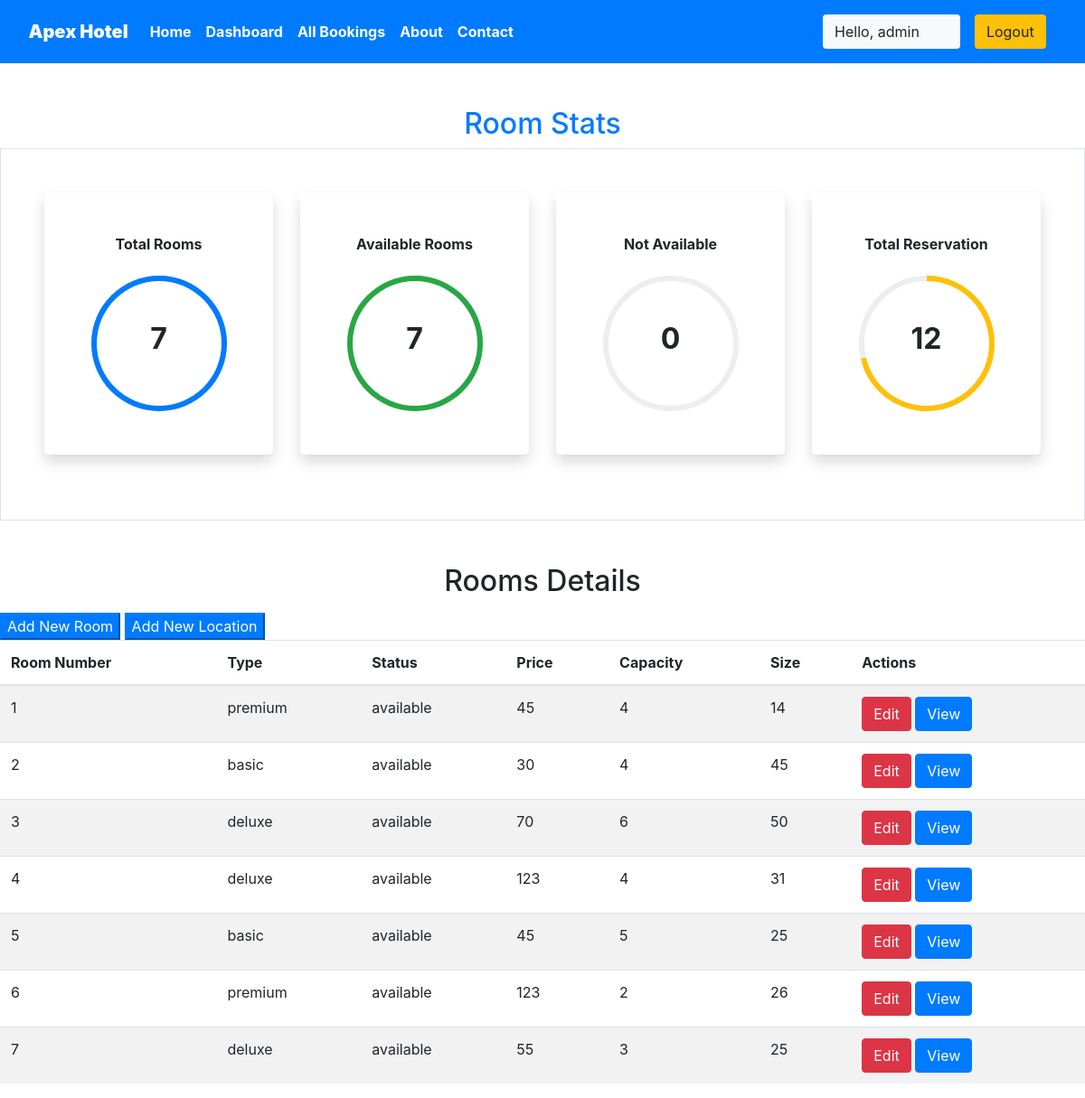
Page /staff/panel (signed in) on the committed database.
### krishna/models.py (models this page shows, shortened)
class Rooms(models.Model):
    ROOM_STATUS = (
    ("1", "available"),
    ("2", "not available"),
    )
    ROOM_TYPE = (
    ("1", "premium"),
    ("2", "deluxe"),
    ("3","basic"),
    )
    room_type = models.CharField(max_length=50,choices = ROOM_TYPE)
    capacity = models.IntegerField()
    price = models.IntegerField()
    size = models.IntegerField()
    hotel = models.ForeignKey(Hotels, on_delete = models.CASCADE)
    status = models.CharField(choices =ROOM_STATUS,max_length = 15)
    roomnumber = models.IntegerField()

### krishna/views.py (the view)
# urls.py: path('staff/panel', views.panel,name="staffpanel"),
@login_required(login_url='/staff')
def panel(request):
    if request.user.is_staff == False:
        return HttpResponse('Access Denied')
    rooms = Rooms.objects.all()
    total_rooms = len(rooms)
    available_rooms = len(Rooms.objects.all().filter(status='1'))
    unavailable_rooms = len(Rooms.objects.all().filter(status='2'))
    reserved = len(Reservation.objects.all())
    hotel = Hotels.objects.values_list('location','id').distinct().order_by()
    response = render(request,'staff/panel.html',{'location':hotel,'reserved':reserved,'rooms':rooms,'total_rooms':total_rooms,'available':available_rooms,'unavailable':unavailable_rooms})
    return HttpResponse(response)

### krishna/templatetags/app_tags.py (called while the page is built)
@register.filter
def percentage(value1,value2=100):
    return int(value1)/int(value2)*100

### templates/staff/panel.html (shortened to what this page needs)
{% extends 'basic.html' %} {% block title %} staff panel {% endblock title %}  {% block body %}
<section class="my-5 ">
    {%load app_tags%}
    <h2 class="text-center text-primary">Room Stats</h2>
    <div class="container-fluid px-5 py-5 border">
        <div class="row">
            <div class="col-xl-3 col-lg-6 col-sm-12 mb-4 ">
                <div class="bg-white rounded-lg p-5 shadow">
                    <h2 class="h6 font-weight-bold text-center mb-4">Total Rooms</h2>
                    <div class="progress mx-auto" data-value={{ total_rooms|percentage:total_rooms}}>
                        <span class="progress-left">
                                    <span class="progress-bar border-primary"></span>
                        </span>
                        <span class="progress-right">
                                    <span class="progress-bar border-primary"></span>
                        </span>
                        <div class="progress-value w-100 h-100 rounded-circle d-flex align-items-center justify-content-center">
                            <div class="h2 font-weight-bold">{{ total_rooms}}</div>
                        </div>
                    </div>
                </div>
            </div>
            <div class="col-xl-3 col-lg-6 col-sm-12 mb-4">
                <div class="bg-white rounded-lg p-5 shadow">
                    <h2 class="h6 font-weight-bold text-center mb-4">Available Rooms</h2>
                    <div class="progress mx-auto" data-value={{ available|percentage:total_rooms}}>
                        <span class="progress-left">
                                    <span class="progress-bar border-success"></span>
                        </span>
                        <span class="progress-right">
                                    <span class="progress-bar border-success"></span>
                        </span>
                        <div class="progress-value w-100 h-100 rounded-circle d-flex align-items-center justify-content-center">
                            <div class="h2 font-weight-bold">{{ available}}</div>
                        </div>
                    </div>
                </div>
            </div>
            <div class="col-xl-3 col-lg-6 col-sm-12 mb-4">
                <div class="bg-white rounded-lg p-5 shadow">
                    <h2 class="h6 font-weight-bold text-center mb-4">Not Available</h2>
                    <div class="progress mx-auto" data-value={{ unavailable|percentage:total_rooms}}>
                        <span class="progress-left">
                        </span>
                        <span class="progress-right">
                        </span>
                        <div class="progress-value w-100 h-100 rounded-circle d-flex align-items-center justify-content-center">
                            <div class="h2 font-weight-bold">{{ unavailable}}</div>
                        </div>
                    </div>
                </div>
            </div>
            <div class="col-xl-3 col-lg-6 col-sm-12 mb-4">
                <div class="bg-white rounded-lg p-5 shadow">
                    <h2 class="h6 font-weight-bold text-center mb-4">Total Reservation</h2>
                    <div class="progress mx-auto" data-value={{reserved |percentage:total_rooms}}>
                        <span class="progress-left">
                                    <span class="progress-bar border-warning"></span>
                        </span>
                        <span class="progress-right">
                                    <span class="progress-bar border-warning"></span>
                        </span>
                        <div class="progress-value w-100 h-100 rounded-circle d-flex align-items-center justify-content-center">
                            <div class="h2 font-weight-bold">{{reserved}}</div>
                        </div>
                    </div>
                </div>
            </div>
        </div>
    </div>
</section>
<h2 class="text-center pb-2">Rooms Details</h2>
<Button class="btn-group btn-primary" data-toggle="modal" data-target="#newroom">Add New Room</Button>
<Button class="btn-group btn-primary " data-toggle="modal" data-target="#newlocation">Add New Location</Button>
<table class="table table-striped  ">
    <thead>
        <th>Room Number</th>
        <th>Type</th>
        <th>Status</th>
        <th>Price</th>
        <th>Capacity</th>
        <th>Size</th>
        <th colspan="2">Actions</th>
    </thead>
    {% if rooms %} {% for each_room in rooms %}
    <tr>
        <td>{{each_room.roomnumber}}</td>
        <td>{{each_room.get_room_type_display}}</td>
        <td>{{each_room.get_status_display}}</td>
        <td>{{each_room.price}}</td>
        <td>{{each_room.capacity}}</td>
        <td>{{each_room.size}}</td>
        <td colspan="2">
            <a href="/staff/panel/edit-room?roomid={{each_room.id}}"><Button class="btn btn-danger">Edit</Button></a>
            <a href="/staff/panel/view-room?roomid={{each_room.id}}"><Button class="btn btn-primary">View</Button></a>
        </td>
    </tr>
    {% endfor %} {% endif %}
</table>
{% endblock body %}

### templates/basic.html (shortened to what this page needs)
{% load static %}
<!DOCTYPE html>
<!DOCTYPE html>
<html lang="en">
<head>
    <link rel="stylesheet" href="{% static 'css\all.css' %}">
    <link rel="stylesheet" href="{% static 'bootstrap\bootstrap.css' %}">
    <link rel="stylesheet" href="{% static 'css\bootstrap.min.css' %}" >
</head>
<body style="dbackground-image: url('https://source.unsplash.com/random');height: 100%;">
    <div class="container-fluid px-0">
        <nav class="navbar navbar-expand-lg navbar-dark bg-primary font-weight-bold">
            <a class="navbar-brand text-bold bg-black " href="/"><i class="fas fa-hotel text-warning"></i><b>Apex Hotel</b></a>
            <div class="collapse navbar-collapse " id="navbarSupportedContent">
                <ul class="navbar-nav mr-auto ">
                    <li class="nav-item active">
                        <a class="nav-link text-bold " href="/home"> Home</a>
                    </li>
                    {% if user.is_staff %}
                    <li class="nav-item active">
                        <a class="nav-link text-bold" href="/staff/panel">Dashboard </a>
                    </li>
                    {% elif user.is_staff == False and user.is_authenticated %}
                    <li class="nav-item active">
                            <a class="nav-link text-bold" href="/user/bookings">My Bookings </a>
                        </li>
                    {% endif %}
                    {% if user.is_staff %}
                    <li class="nav-item active">
                            <a class="nav-link text-bold" href="/staff/allbookings">All Bookings </a>
                        </li>
                    {% endif %}
                    <li class="nav-item active">
                        <a class="nav-link text-bold" href="/about">About</a>
                    </li>
                    <li class="nav-item active">
                        <a class="nav-link text-bold" href="/contact">Contact </a>
                    </li>
                </ul>
                {% if user.is_authenticated %}
                      <button class="btn btn-group bg-light" data-toggle="modal" data-target="#forlogin">
                       Hello, {{request.user}}
                       <a href="/logout" class="nav-link">
                    <button class="btn btn-group bg-warning" data-toggle="modal" data-target="#forlogin">
                        Logout
                    </button></a>&nbsp; &nbsp;
                    </button>
                {% endif %}
            </div>
        </nav>
    </div>
    {% block body %}
    {% endblock body %}
</body>
</html>

### static/css/all.css (style rules this page uses)
.fa,.fab,.fal,.far,.fas { -moz-osx-font-smoothing:grayscale;-webkit-font-smoothing:antialiased;display:inline-block;font-style:normal;font-variant:normal;text-rendering:auto;line-height:1 }
.fa-hotel:before { content:"\f594" }
.fa,.far,.fas { font-family:"Font Awesome 5 Free" }
.fa,.fas { font-weight:900 }

### templates/staff/panel.html (style rules this page uses)
.progress { width: 150px; height: 150px; background: none; position: relative; }
.progress::after { content: ""; width: 100%; height: 100%; border-radius: 50%; border: 6px solid #eee; position: absolute; top: 0; left: 0; }
.progress>span { width: 50%; height: 100%; overflow: hidden; position: absolute; top: 0; z-index: 1; }
.progress .progress-left { left: 0; }
.progress .progress-bar { width: 100%; height: 100%; background: none; border-width: 6px; border-style: solid; position: absolute; top: 0; }
.progress .progress-left .progress-bar { left: 100%; border-top-right-radius: 80px; border-bottom-right-radius: 80px; border-left: 0; -webkit-transform-origin: center left; transform-origin: center left; }
.progress .progress-right { right: 0; }
.progress .progress-right .progress-bar { left: -100%; border-top-left-radius: 80px; border-bottom-left-radius: 80px; border-right: 0; -webkit-transform-origin: center right; transform-origin: center right; }
.progress .progress-value { position: absolute; top: 0; left: 0; }
body { min-height: 100vh; }
.rounded-lg { border-radius: 1rem; }

### templates/basic.html (style rules this page uses)
a { text-decoration: none; }

### rows in the picture
Rooms: roomnumber "1", room_type "premium", status "available", price "45", capacity "4", size "14"
Rooms: roomnumber "2", room_type "basic", status "available", price "30", capacity "4", size "45"
Rooms: roomnumber "3", room_type "deluxe", status "available", price "70", capacity "6", size "50"
Rooms: roomnumber "4", room_type "deluxe", status "available", price "123", capacity "4", size "31"
Rooms: roomnumber "5", room_type "basic", status "available", price "45", capacity "5", size "25"
Rooms: roomnumber "6", room_type "premium", status "available", price "123", capacity "2", size "26"
Rooms: roomnumber "7", room_type "deluxe", status "available", price "55", capacity "3", size "25"

### other values in the picture
{{ request.user }} "admin"
{{ total_rooms }} "7"
{{ available }} "7"
{{ unavailable }} "0"
{{ reserved }} "12"
